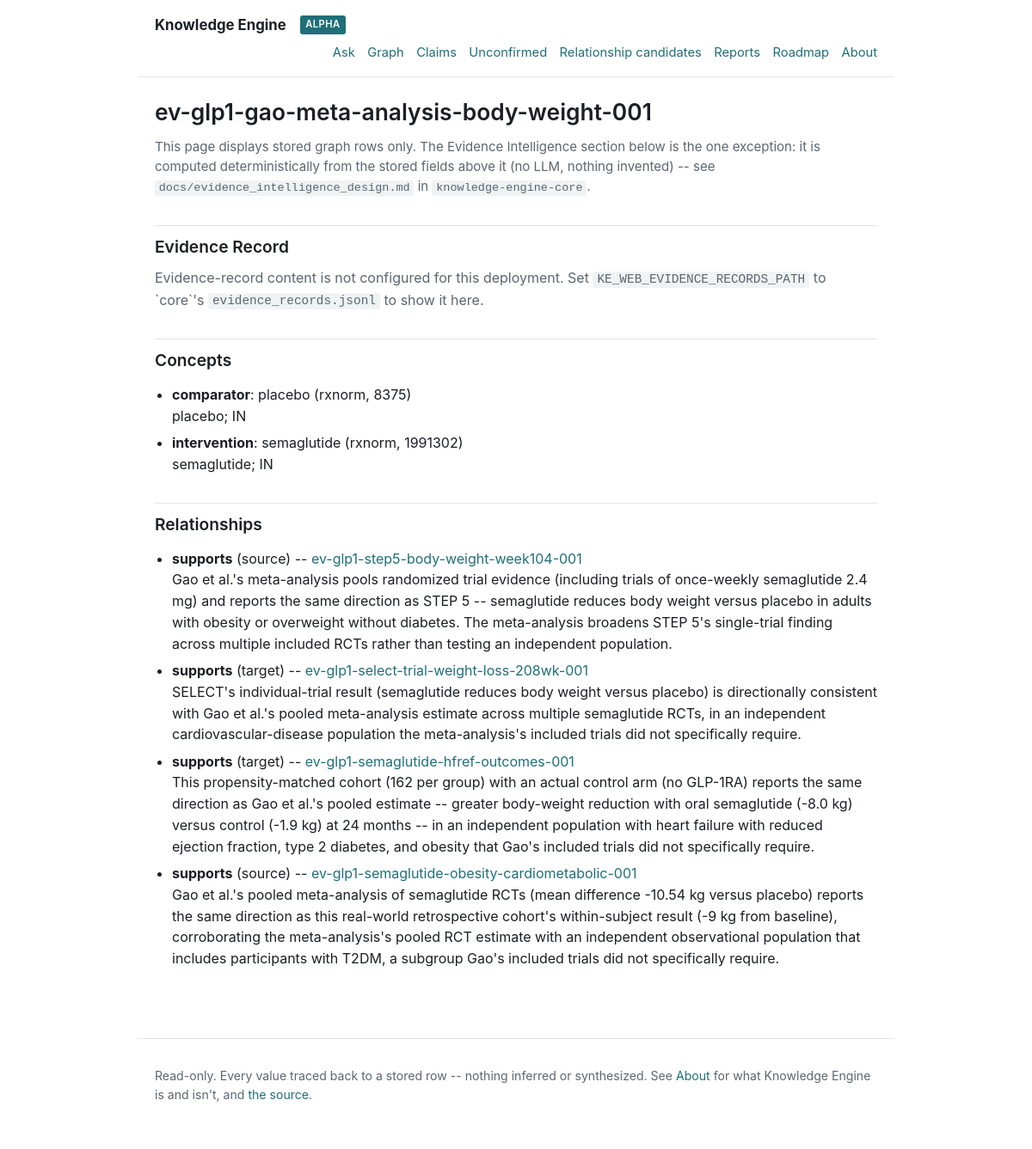
Screenshot of /claims/ev-glp1-gao-meta-analysis-body-weight-001 with the database file from the repository.
### tables this page shows
CREATE TABLE graph_claims (
	id INTEGER NOT NULL, 
	evidence_record_id VARCHAR(128) NOT NULL, 
	created_at VARCHAR(32) NOT NULL, 
	PRIMARY KEY (id)
);

CREATE TABLE graph_claim_concepts (
	id INTEGER NOT NULL, 
	claim_id INTEGER NOT NULL, 
	concept_id INTEGER NOT NULL, 
	edge_role VARCHAR(16) NOT NULL, 
	created_at VARCHAR(32) NOT NULL, 
	PRIMARY KEY (id), 
	CONSTRAINT ck_graph_claim_concepts_edge_role CHECK (edge_role IN ('population','intervention','comparator','outcome')), 
	CONSTRAINT uq_graph_claim_concepts_edge UNIQUE (claim_id, concept_id, edge_role), 
	FOREIGN KEY(claim_id) REFERENCES graph_claims (id), 
	FOREIGN KEY(concept_id) REFERENCES graph_concepts (id)
);

CREATE TABLE graph_concepts (
	id INTEGER NOT NULL, 
	label TEXT NOT NULL, 
	source VARCHAR(16) NOT NULL, 
	source_reference_id VARCHAR(64), 
	definition TEXT, 
	source_url TEXT, 
	license TEXT, 
	retrieved_at VARCHAR(32) NOT NULL, 
	PRIMARY KEY (id), 
	CONSTRAINT ck_graph_concepts_source CHECK (source IN ('wikipedia','rxnorm','mesh','pubchem','pico')), 
	CONSTRAINT uq_graph_concepts_source_reference UNIQUE (source, source_reference_id)
);

CREATE TABLE graph_claim_relationships (
	id INTEGER NOT NULL, 
	relationship_id VARCHAR(128) NOT NULL, 
	source_claim_id INTEGER NOT NULL, 
	target_claim_id INTEGER NOT NULL, 
	relationship_type VARCHAR(16) NOT NULL, 
	rationale TEXT NOT NULL, 
	created_at VARCHAR(32) NOT NULL, 
	PRIMARY KEY (id), 
	CONSTRAINT ck_graph_claim_relationships_type CHECK (relationship_type IN ('supports','contradicts','qualifies','contextualizes','supersedes')), 
	FOREIGN KEY(source_claim_id) REFERENCES graph_claims (id), 
	FOREIGN KEY(target_claim_id) REFERENCES graph_claims (id)
);

### knowledge_engine_web/main.py (the view)
@app.get("/claims/{evidence_record_id}", response_class=HTMLResponse)
def claim_detail(request: Request, evidence_record_id: str) -> HTMLResponse:
    detail = read_claim_detail(_engine(), evidence_record_id)
    if detail is None:
        raise HTTPException(status_code=404, detail="No claim found for that evidence record ID.")
    settings = Settings()
    evidence = None
    intelligence = None
    if settings.evidence_records_path:
        evidence_path = Path(settings.evidence_records_path)
        evidence = read_evidence_record(evidence_path, evidence_record_id)
        if evidence is not None:
            intelligence = _compute_evidence_intelligence(
                evidence_path, evidence, detail.relationships
            )
    return templates.TemplateResponse(
        request=request,
        name="claim_detail.html",
        context={"claim": detail, "evidence": evidence, "intelligence": intelligence},
    )

### knowledge_engine_web/templates/claim_detail.html (shortened to what this page needs)
{% extends "base.html" %}
{% block content %}
<h1>{{ claim.evidence_record_id }}</h1>
<p class="disclaimer">
  This page displays stored graph rows only. The Evidence Intelligence
  section below is the one exception: it is computed deterministically
  from the stored fields above it (no LLM, nothing invented) -- see
  <code>docs/evidence_intelligence_design.md</code> in
  <code>knowledge-engine-core</code>.
</p>
<h2>Evidence Record</h2>
{% if evidence %}
<p><strong>Research question:</strong> {{ evidence.research_question or "(not recorded)" }}</p>
<p><strong>Claim:</strong> {{ evidence.claim_text or "(not recorded)" }}</p>
<p><strong>Direction:</strong> {{ evidence.evidence_direction or "(not recorded)" }}</p>
<table>
  <tr><th>Population</th><td>{{ evidence.population or "--" }}</td></tr>
  <tr><th>Intervention</th><td>{{ evidence.intervention or "--" }}</td></tr>
  <tr><th>Comparator</th><td>{{ evidence.comparator or "--" }}</td></tr>
  <tr><th>Outcome</th><td>{{ evidence.outcome or "--" }}</td></tr>
</table>
<p><strong>Result:</strong> {{ evidence.result_summary or "(not recorded)" }}</p>
{% if evidence.short_source_excerpt %}
<p><strong>Source excerpt:</strong> &ldquo;{{ evidence.short_source_excerpt }}&rdquo;</p>
{% endif %}
{% if evidence.limitations %}
<p><strong>Limitations:</strong></p>
<ul>
  {% for limitation in evidence.limitations %}
  <li>{{ limitation }}</li>
  {% endfor %}
</ul>
{% endif %}
{% if evidence.uncertainty_notes %}
<p><strong>Uncertainty notes:</strong> {{ evidence.uncertainty_notes }}</p>
{% endif %}
{% if evidence.confidence_note %}
<p>
  <strong>Confidence note</strong> (`core`'s own free-text field, distinct
  from the computed Evidence Intelligence numbers below):
  {{ evidence.confidence_note }}
</p>
{% endif %}
<p>
  Source: {{ evidence.source_title or "(untitled)" }}
  {% if evidence.source_doi %}(DOI: {{ evidence.source_doi }}){% endif %}
  -- {{ evidence.study_type or evidence.source_type or "unspecified type" }},
  extracted via {{ evidence.extraction_method or "unknown method" }}
  ({{ evidence.extraction_status or "status unknown" }}; review status:
  {{ evidence.review_status or "unknown" }}).
</p>
<h2>Evidence Intelligence</h2>
{% if intelligence %}
<p class="disclaimer">
  Computed deterministically from the stored fields above -- no LLM, no
  invented number. Evidence Quality, Evidence Consensus, and Claim
  Confidence are three separate figures and must never be read as one
  collapsed score. See <code>docs/evidence_intelligence_design.md</code>
  in <code>knowledge-engine-core</code>.
</p>
<table>
  <tr>
    <th>Evidence Quality</th>
    <td>
      {{ intelligence.quality.score }}/100
      ({{ intelligence.quality.study_design_tier }},
      {% if intelligence.quality.manually_reviewed %}manually reviewed{% else %}automated, pending review{% endif %})
    </td>
  </tr>
  <tr>
    <th>Evidence Consensus</th>
    <td>
      {% if intelligence.consensus.score is not none %}
        {{ intelligence.consensus.score }}/100
        ({{ intelligence.consensus.supports_count }} of {{ intelligence.consensus.agreement_total }} agree)
      {% else %}
        not yet assessable
      {% endif %}
      -- reliability: {{ intelligence.consensus.reliability }}
    </td>
  </tr>
  <tr>
    <th>Claim Confidence</th>
    <td>
      {% if intelligence.confidence.score is not none %}
        {{ intelligence.confidence.score }}/100
      {% else %}
        not yet assessable
      {% endif %}
      -- reliability: {{ intelligence.confidence.reliability }}
    </td>
  </tr>
  <tr>
    <th>Evidence Coverage</th>
    <td>
      {{ intelligence.coverage.records_in_relationship }} of {{ intelligence.coverage.total_records }}
      corpus records ({{ intelligence.coverage.percentage }}%) participate in a confirmed relationship.
    </td>
  </tr>
</table>
<p><strong>Synthesis</strong> (a deterministic template over the numbers above, not generated text):</p>
<ul>
  {% for line in intelligence.synthesis %}
  <li>{{ line }}</li>
  {% endfor %}
</ul>
{% else %}
<p class="empty-state">
  Evidence Intelligence is not shown here -- it requires the same
  <code>KE_WEB_EVIDENCE_RECORDS_PATH</code> configuration as the
  Evidence Record section above.
</p>
{% endif %}
{% else %}
<p class="empty-state">
  Evidence-record content is not configured for this deployment. Set
  <code>KE_WEB_EVIDENCE_RECORDS_PATH</code> to `core`'s
  <code>evidence_records.jsonl</code> to show it here.
</p>
{% endif %}
<h2>Concepts</h2>
{% if claim.concepts %}
<ul>
  {% for concept in claim.concepts %}
  <li>
    <strong>{{ concept.edge_role }}</strong>: {{ concept.label }}
    ({{ concept.source }}{% if concept.source_reference_id %}, {{ concept.source_reference_id }}{% endif %})
    {% if concept.definition %}<br />{{ concept.definition }}{% endif %}
  </li>
  {% endfor %}
</ul>
{% else %}
<p class="empty-state">No concepts are linked to this claim.</p>
{% endif %}
<h2>Relationships</h2>
{% if claim.relationships %}
<ul>
  {% for relationship in claim.relationships %}
  <li>
    <strong>{{ relationship.relationship_type }}</strong> ({{ relationship.direction }}) --
    <a href="/claims/{{ relationship.other_evidence_record_id }}">{{ relationship.other_evidence_record_id }}</a><br />
    {{ relationship.rationale }}
  </li>
  {% endfor %}
</ul>
{% else %}
<p class="empty-state">No relationship edges are linked to this claim.</p>
{% endif %}
{% endblock %}

### rows the page displays
graph_claims: evidence_record_id "ev-glp1-gao-meta-analysis-body-weight-001"
graph_claim_concepts: edge_role "comparator", label "placebo", source "rxnorm", source_reference_id "8375", definition "placebo; IN"
graph_claim_concepts: edge_role "intervention", label "semaglutide", source "rxnorm", source_reference_id "1991302", definition "semaglutide; IN"
graph_claim_relationships: relationship_type "supports", direction "source", other_evidence_record_id "ev-glp1-step5-body-weight-week104-001", rationale "Gao et al.'s meta-analysis pools randomized trial evidence (including trials of once-weekly semaglutide 2.4 mg) and reports the same direction as STEP 5 -- semaglutide reduces body weight versus placebo in adults with obesity or overweight without diabetes. The meta-analysis broadens STEP 5's single-trial finding across multiple included RCTs rather than testing an independent population."
graph_claim_relationships: relationship_type "supports", direction "target", other_evidence_record_id "ev-glp1-select-trial-weight-loss-208wk-001", rationale "SELECT's individual-trial result (semaglutide reduces body weight versus placebo) is directionally consistent with Gao et al.'s pooled meta-analysis estimate across multiple semaglutide RCTs, in an independent cardiovascular-disease population the meta-analysis's included trials did not specifically require."
graph_claim_relationships: relationship_type "supports", direction "target", other_evidence_record_id "ev-glp1-semaglutide-hfref-outcomes-001", rationale "This propensity-matched cohort (162 per group) with an actual control arm (no GLP-1RA) reports the same direction as Gao et al.'s pooled estimate -- greater body-weight reduction with oral semaglutide (-8.0 kg) versus control (-1.9 kg) at 24 months -- in an independent population with heart failure with reduced ejection fraction, type 2 diabetes, and obesity that Gao's included trials did not specifically require."
graph_claim_relationships: relationship_type "supports", direction "source", other_evidence_record_id "ev-glp1-semaglutide-obesity-cardiometabolic-001", rationale "Gao et al.'s pooled meta-analysis of semaglutide RCTs (mean difference -10.54 kg versus placebo) reports the same direction as this real-world retrospective cohort's within-subject result (-9 kg from baseline), corroborating the meta-analysis's pooled RCT estimate with an independent observational population that includes participants with T2DM, a subgroup Gao's included trials did not specifically require."
